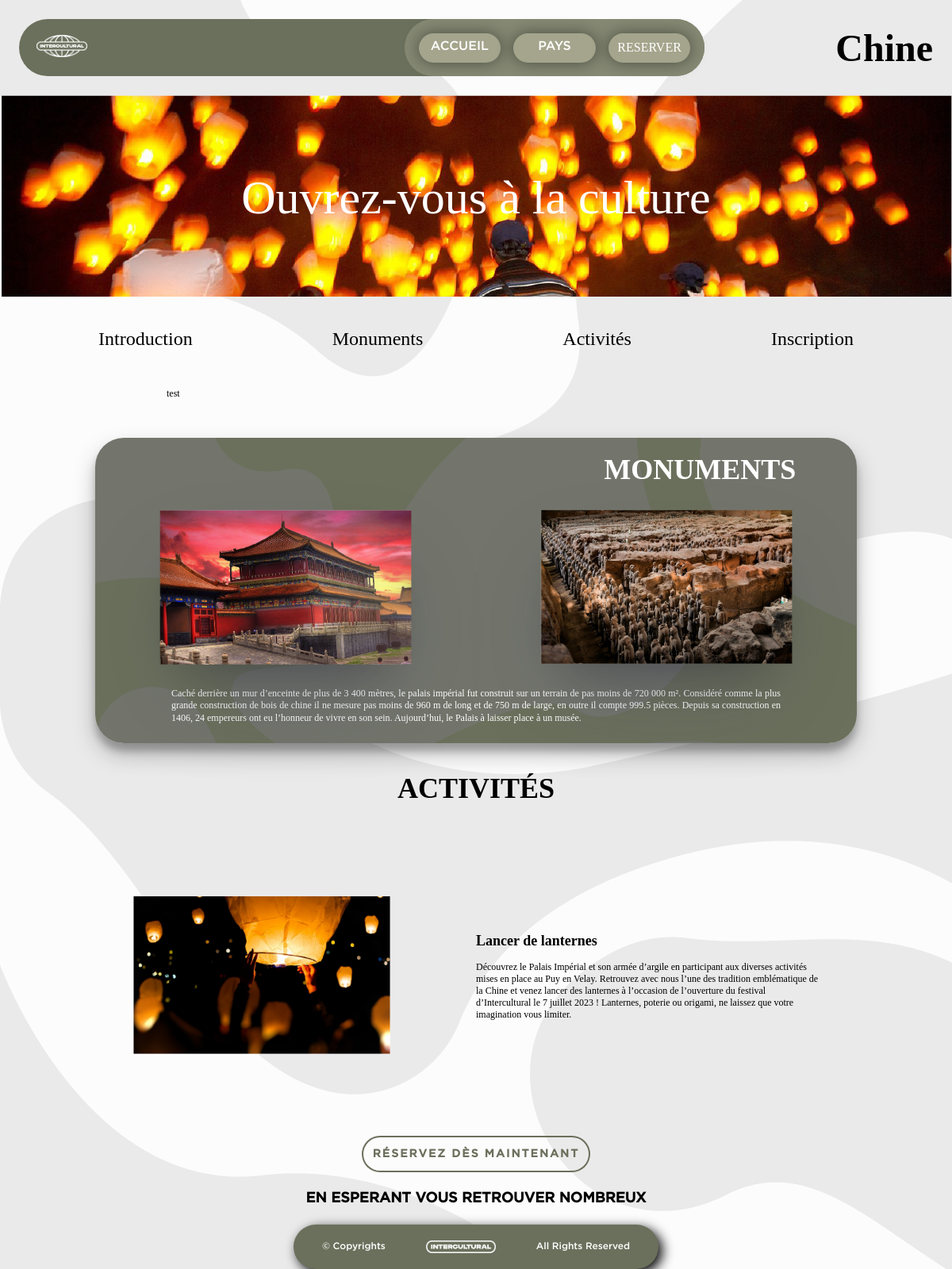
Screenshot of /php/pays.php?id=2 with the database file from the repository.
### tables this page shows
CREATE TABLE `pays` (
  `id_pays` int(11) NOT NULL,
  `id_image_ban` int(11) DEFAULT NULL,
  `id_image_car` int(11) DEFAULT NULL,
  `id_image_drap` int(11) DEFAULT NULL,
  `nom_pays` varchar(30) DEFAULT NULL,
  `geoloc_long` float DEFAULT NULL,
  `geoloc_latt` float DEFAULT NULL,
  `descriptif_pays` text DEFAULT NULL,
  `descriptif_monument` text DEFAULT NULL,
  `nom_monument_principal` varchar(50) DEFAULT NULL,
  `nom_monument_secondaire` varchar(50) DEFAULT NULL
);

CREATE TABLE `image` (
  `id_image` int(11) NOT NULL,
  `nom_image` varchar(50) DEFAULT NULL,
  `alt` text DEFAULT NULL,
  `type` varchar(50) DEFAULT NULL,
  `url` varchar(100) DEFAULT NULL
);

CREATE TABLE `event` (
  `id_event` int(11) NOT NULL,
  `id_pays` int(11) DEFAULT NULL,
  `id_image` int(11) DEFAULT NULL,
  `id_edition` int(11) DEFAULT NULL,
  `nom_activitee` varchar(50) DEFAULT NULL,
  `descriptif` text DEFAULT NULL,
  `horraires` time DEFAULT NULL,
  `date_event` date DEFAULT NULL,
  `lieu` varchar(30) DEFAULT NULL,
  `prix_adulte` float DEFAULT NULL,
  `prix_enfant` float DEFAULT NULL,
  `payant` tinyint(1) DEFAULT NULL,
  `nbr_place_total` int(11) DEFAULT NULL,
  `nbr_place_dispo` int(11) DEFAULT NULL,
  `main_activitee` tinyint(1) DEFAULT NULL
);

### php/pays.php (the view, shortened to what this page needs)
<?php
$connection = new PDO('mysql:host=localhost; port=3306; dbname=sae_web_week_finale', 'root', '');
$nom_pays = 'SELECT pays.nom_pays, pays.id_pays, pays.descriptif_monument, pays.descriptif_pays FROM pays WHERE pays.id_pays ='. $_GET['id'];
$resulat = $connection -> query($nom_pays);
$tab_pays = $resulat -> fetch();
$image_monument = 'SELECT image.url, pays.id_pays, image.id_image FROM pays, image, pays_image WHERE pays.id_pays = pays_image.id_pays AND pays_image.id_image = image.id_image AND pays.id_pays ='. $_GET['id'];
$resulat = $connection -> query($image_monument);
$tab_image_monument = $resulat -> fetchAll();
$image_drap_ban = 'SELECT image.url, pays.id_image_ban, image.id_image FROM pays, image WHERE pays.id_image_ban = image.id_image AND pays.id_pays ='. $_GET['id'];
$resulat = $connection -> query($image_drap_ban);
$tab_image_ban = $resulat -> fetch();
$main_activitee = 'SELECT event.id_event, event.descriptif, image.url, pays.id_pays, event.main_activitee, event.nom_activitee FROM event, pays, image WHERE event.main_activitee = 1 AND image.id_image = event.id_image AND pays.id_pays = event.id_pays AND pays.id_pays ='. $_GET['id'];
$resulat = $connection -> query($main_activitee);
$tab_event = $resulat -> fetch();
?>
<!doctype html>
<html lang="fr">
<head>
  <link rel="stylesheet" href="../css/pays.css">
</head>
<body>
<nav class="containerBar">
    <div class="fondBar">
      <div class="logo">
        <a href="#top">
          <img src="../img/logo.png"></img>
        </a>
      </div>
      <div class="containerBoutons">
        <div class="bouton">
          <a href="#top">
            <p>
              ACCUEIL
            </p>
          </a>
        </div>
        <div class="bouton">
          <a href="#pays">
            <p>
              PAYS
            </p>
          </a>
        </div>
        <div class="bouton">
          <a href="./reservation.php">
            <p id="reservation">
              RESERVER
            </p>
          </a>
        </div>
      </div>
    </div>
    <div class="titre" id="titre1">
      <h1>
        <?php
          echo $tab_pays["nom_pays"];
        ?>
      </h1>
    </div>
  </nav>
  <div class="banner">
    <img src="<?php  echo $tab_image_ban["url"]; ?> " alt="Banniere du pays" style="width:100%;"></img>
    <div class="texteimg"><p> Ouvrez-vous à la culture </p></div>
  </div>
  <nav class="navpage">
    <div class="zoom"><a href="#intro1">Introduction</a></div>
    <div class="zoom"><a href="#monumentsid">Monuments</a></div>
    <div class="zoom"><a href="#activid">Activités</a></div>
    <div class="zoom"><a href="#">Inscription</a></div>
</nav>
  <div class="intro" id="intro1">
    <p>
      <?php
        echo $tab_pays["descriptif_pays"];
      ?>
    </p>
  </div>
  <div class="monument">
  <div class="titre" id="monumentsid"><h1  style="color:white;"> MONUMENTS </h1></div>
    <div class="images_monument">
      <div class="un"><img src="<?php  echo $tab_image_monument[0]["url"]; ?>"></div>
      <div class="deux"><img src="<?php  echo $tab_image_monument[1]["url"]; ?>"></div>
    </div>
    <div class="intro" id="monum">
      <p  style="color:white;">
        <?php
          echo $tab_pays["descriptif_monument"];
        ?>
      </p>
    </div>
  </div>
  <div class="titre" id="activid"><h1> ACTIVITÉS </h1></div>
  <div class="containerCestQuoi">
  <div class="cestQuoi">
    <div class="photoCestQuoi">
      <img src="<?php  echo $tab_event["url"]; ?>"></img>
    </div>
    <div class="cestQuoiParagraph">
      <h2><?php
            echo $tab_event["nom_activitee"];
          ?> </h2><br>
      <p><?php
            echo $tab_event["descriptif"];
          ?> </p>
    </div>
  </div>
</div>
  <div class="reserv">
    <form action="reservation.php">
      <input type="submit" value="Réservez dès maintenant" />
    </form>
  </div>
    <div class="titre" id="soustitre2"><h1> EN ESPERANT VOUS RETROUVER NOMBREUX </h1></div>
  <footer>
      <div class="gauche">
        <p> © Copyrights </p>
      </div>
      <div class="centre">
        <img src="../img/gros_blanc.png" alt="logo">
      </div>
      <div class="droite">
        <p> All Rights Reserved </p>
    </div>
  </footer>
</body>
</html>

### css/pays.css (style rules this page uses)
html { scroll-behavior: smooth; }
body { background-image: url('../img/fondfond.png'); }
* { margin: 0; padding: 0; max-width: 100%; }
html { width: 100%; height: 100%; }
a { text-decoration: none; color: white; font-family: "GothamReg"; }
.containerBar { display: flex; justify-content: space-between; align-items: center; text-align: center; margin: 2%; }
.logo { display: flex; align-items: center; justify-content: center; }
.containerBar img { width: 60%; }
.fondBar { display: grid; grid-template-columns: 1.5fr 5.25fr 5.25fr; width: 75%; height: 25%; background-color: #6B705C; border-radius: 10vh; }
.containerBoutons { grid-column: 3; display: grid; grid-template-columns: 1fr 1fr 1fr; width: auto; height: auto; padding: 1.2vh; background-color: #868a74; border-radius: 10vh; }
.bouton { width: auto; height: auto; padding: 1.2vh; background-color: #A5A58D; box-shadow: 0px 0px 20px 1px rgba(0, 0, 0, 0.425); border-radius: 10vh; margin: 1vh; }
.bouton:not(hover) { transform: scale(1); transition: 0.4s; }
#reservation { font-family: "GothamBlack"; }
.titre h1 { font-family: 'GothamBold'; text-align: right; font-size: 3vw; margin-top: 2%; margin-bottom: 2%; margin-right:8%; }
#titre1 h1 { font-size:4vw; margin:0; }
.banner { position: relative; text-align:center; }
.texteimg { position: absolute; top: 50%; left: 50%; transform: translate(-50%, -50%); color:white; }
.texteimg p { font-family: 'GothamBold'; font-size: 5vw; }
.navpage { display: flex; flex-direction: row; justify-content: space-around; margin: 3%; }
.navpage a { color: black; font-family: 'GothamBold'; font-size:2vw; text-decoration: none; }
.intro { margin:auto; width:65%; }
#intro1 { margin-top: 4%; margin-bottom: 4%; }
.intro p { text-align:justify; text-justify: inter-word; color: black; font-family: 'GothamLig'; font-size:1vw; line-height: 1.3; }
.monument { display:flex; flex-direction: column; width: 80%; background-image: url('../img/fond.png'); background-size: cover ; border:none; border-radius: 3vw; margin:auto; padding:0; padding-bottom:2%; box-shadow: rgba(0, 0, 0, 0.25) 0px 14px 28px, rgba(0, 0, 0, 0.22) 0px 10px 10px; }
.images_monument { display:flex; justify-content: space-evenly; align-items: center; margin: auto; padding-top:2%; padding-bottom:2%; }
.un , .deux { display: flex; justify-content:center;margin-bottom:2%; }
.un img, .deux img { max-width:60%; box-shadow: rgba(255, 255, 255, 0.1) 0px 1px 1px 0px inset, rgba(50, 50, 93, 0.25) 0px 50px 100px -20px, rgba(0, 0, 0, 0.3) 0px 30px 60px -30px; filter: blur(0px); transform: scale(1.1); }
#monum { width:80%; }
#monum p { line-height: 1.3; }
#activid h1 { margin:3%; text-align:center; }
#soustitre2 h1 { text-align:center; margin:auto; margin-top:2%; margin-bottom:2%; font-size:1.5vw; font-family: 'GothamReg'; }
.containerCestQuoi { display: flex; justify-content: center; margin: 7vh 0 5vh 0; }
.cestQuoi { display: flex; align-items: center; justify-content: space-evenly; height: 40vh; width: 90vw; font-size: 1vw; }
.photoCestQuoi { width: 30%; }
.cestQuoiParagraph { width: 40%; font-family: "GothamLig"; }
.cestQuoiParagraph h2 { font-family: "GothamBlack"; }
.reserv { display:flex; justify-content: center; }
input { display: inline-block; outline: none; cursor: pointer; font-size: 14px; line-height: 1; border-radius: 500px; transition-property: background-color,border-color,color,box-shadow,filter; transition-duration: .3s; border: 1px solid transparent; letter-spacing: 2px; min-width: 160px; text-transform: uppercase; white-space: normal; font-weight: 700; text-align: center; padding: 16px 14px 18px; color: #6b705c; box-shadow: inset 0 0 0 2px #6b705c; background-color: transparent; height: 48px; font-family: 'GothamReg'; }
footer { display:flex; justify-content: space-around; align-items: center; background-color: #6b705c; border: none; border-radius: 30px; box-shadow: 5px 5px 15px black; margin:auto; margin-bottom: 10px; padding: 20px; width:35%; }
footer p { font-family: 'GothamReg'; color: white; font-size: 1vw; }
footer img { max-width:70%; height:70%; }
.centre { display:flex; align-items:center; justify-content: center; height:100%; width:30%; }

### rows the page displays
pays: nom_pays "Chine", id_image_ban.url (picture), descriptif_pays "test", descriptif_monument "Caché derrière un mur d’enceinte de plus de 3 400 mètres, le palais impérial fut construit sur un terrain de pas moins de 720 000 m². Considéré comme la plus grande construction de bois de chine il ne mesure pas moins de 960 m de long et de 750 m de large, en outre il compte 999.5 pièces. Depuis sa construction en 1406, 24 empereurs ont eu l’honneur de vivre en son sein. Aujourd’hui, le Palais à laisser place à un musée."
image: url (picture)
image: url (picture)
event: id_image.url (picture), nom_activitee "Lancer de lanternes", descriptif "Découvrez le Palais Impérial et son armée d’argile en participant aux diverses activités mises en place au Puy en Velay. Retrouvez avec nous l’une des tradition emblématique de la Chine et venez lancer des lanternes à l’occasion de l’ouverture du festival d’Intercultural le 7 juillet 2023 ! Lanternes, poterie ou origami, ne laissez que votre imagination vous limiter."
